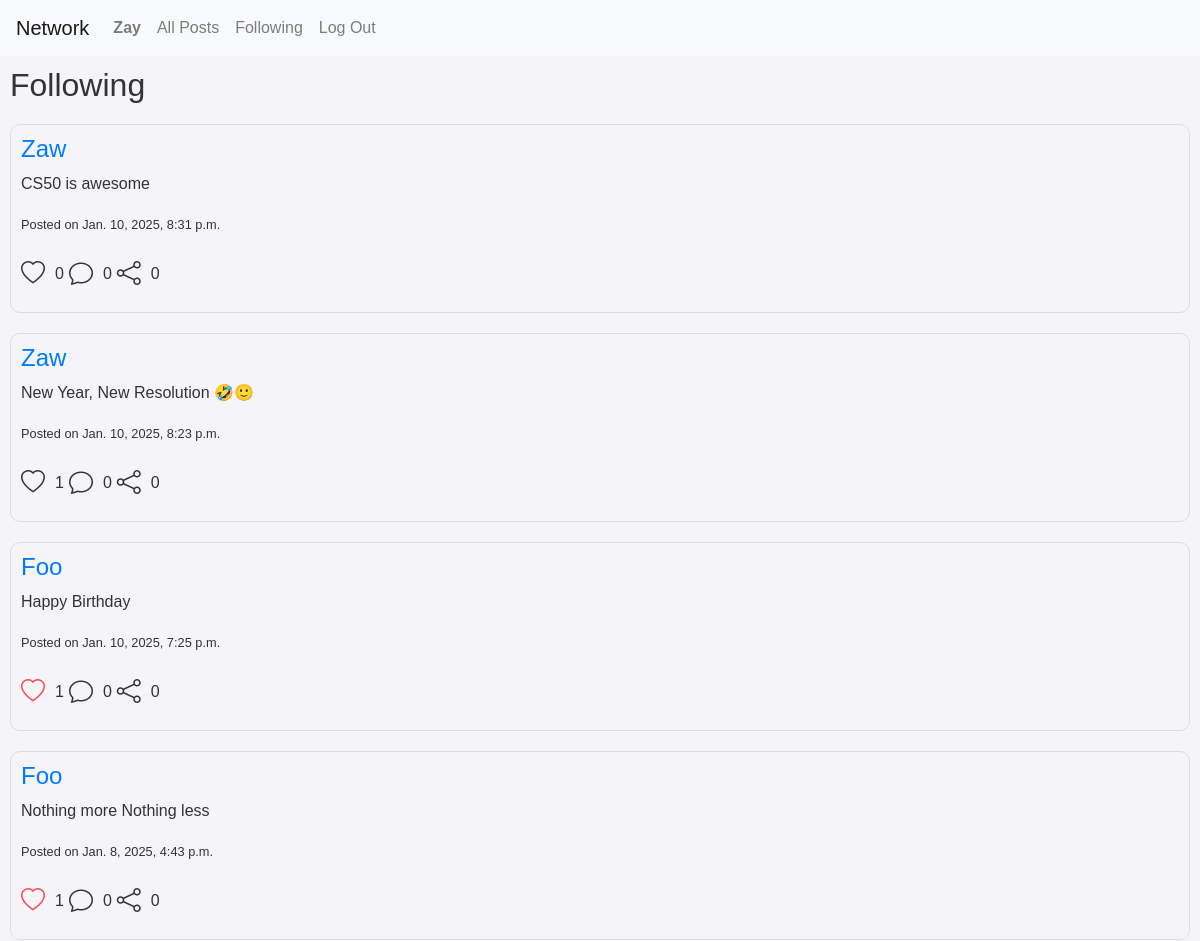
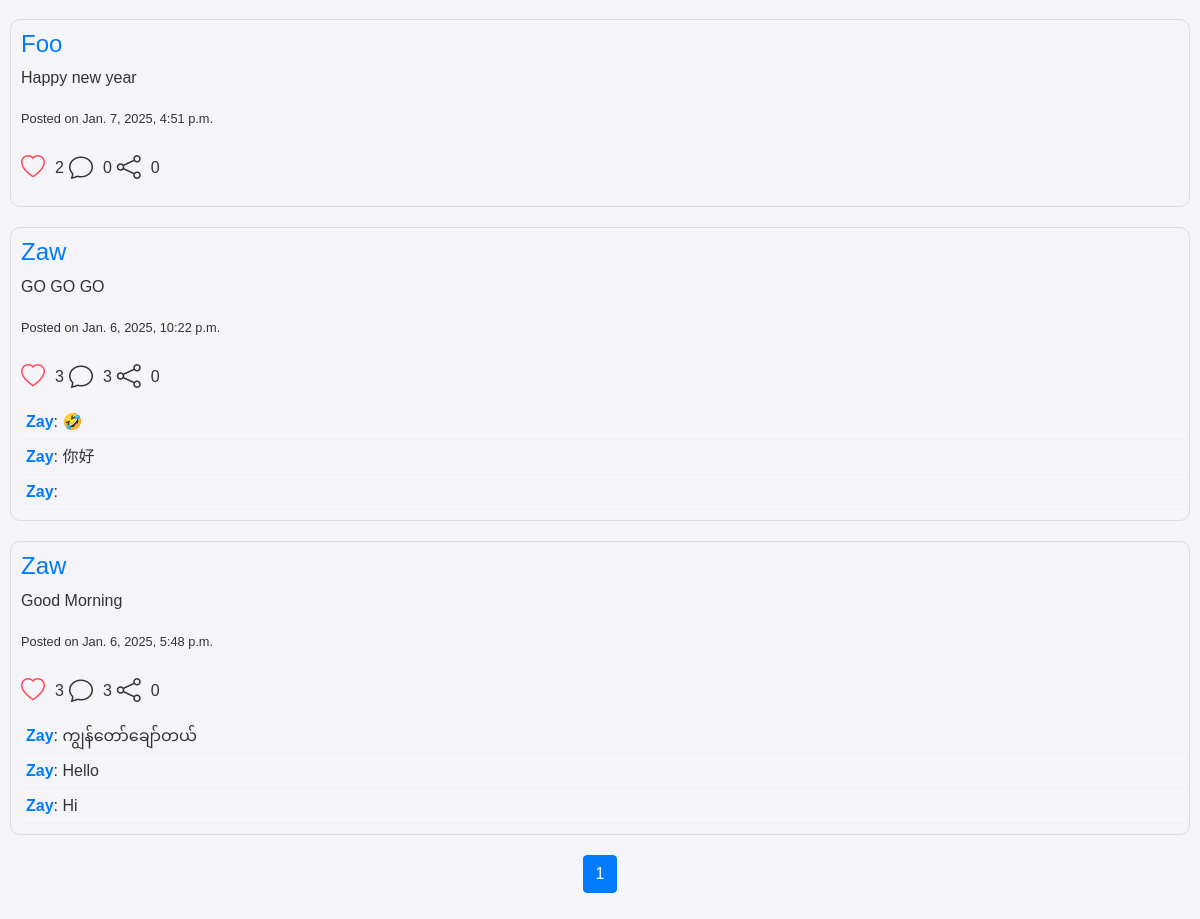
The app's page /following (signed in) with its own data (2 pictures, top to bottom).
### network/models.py (models this page shows)
class User(AbstractUser):
    pass

class Post(models.Model):
    userid = models.ForeignKey(User,on_delete=models.CASCADE)
    post = models.CharField(max_length=255)
    created_at = models.DateTimeField(auto_now_add=True)
    updated_at = models.DateTimeField(auto_now=True)
    like_count = models.IntegerField(default=0)
    like = models.ManyToManyField(User,related_name="liked",blank=True)
    comment_count = models.IntegerField(default=0)
    comments =models.ManyToManyField(Comment,related_name="post",blank=True)
    shares = models.IntegerField(default=0)

class Comment(models.Model):
    userid = models.ForeignKey(User,on_delete=models.CASCADE)
    comment = models.CharField(max_length=255)
    created_at = models.DateTimeField(auto_now_add=True)

### network/views.py (the view)
# urls.py: path("following",views.following,name="following"),
def following(request):
    if request.method == "GET":
        user = request.user
        following = Follow.objects.filter(follower=user)
        posts = Post.objects.filter(userid__in=following.values('following')).prefetch_related(
            Prefetch('comments', queryset=Comment.objects.order_by('-created_at'))
        ).order_by('-created_at')
        paginator  = Paginator(posts,10)
        page_number = request.GET.get('page',1)
        page_obj = paginator.get_page(page_number)
        return render(request, "network/following.html", {
            "posts": page_obj,
        })

### network/templates/network/following.html (shortened to what this page needs)
{% extends "network/layout.html" %}
{% block body %}
    <h2>Following</h2>
    {% for post in posts %}
    <div class="post" data-id ="{{ post.id }}">
      <div class="content">
        <h4><a href="{% url 'profile' username=post.userid %}">{{ post.userid }}</a></h4>
        <p>{{ post.post }}</p>
        <small>Posted on {{ post.created_at }}</small>
      </div>
      <div class="actions">
        {% if user in post.like.all %}
        <i class="bi bi-heart like-button liked" data-id="{{ post.id }}"></i>
        {% else %}
          <i class="bi bi-heart like-button" data-id="{{ post.id }}"></i>
        {% endif %}
        </i><span class="like-count count">{{ post.like_count  }}</span>
        <i class="bi bi-chat"></i><span class="comment-count count">{{post.comment_count }}</span>
        <i class="bi bi-share"></i><span class="share-count count">{{ post.shares }}</span>
      </div>
      <div class="comments">
        {% for comment in post.comments.all %}
        <div class="comment">
          <span class="username">{{ comment.userid }}</span>: {{ comment.comment }}
        </div>
      {% endfor %}
    </div>
    </div>
    {% endfor %}
    <nav aria-label="Page navigation example">
      <ul class="pagination justify-content-center">
        {% for i in posts.paginator.page_range %}
        <li class="page-item {% if posts.number == i %}active{% endif %}">
          <a class="page-link" href="?page={{ i }}">{{ i }}</a>
        </li>
        {% endfor %}
      </ul>
    </nav>
{% endblock %}

### network/templates/network/layout.html (shortened to what this page needs)
{% load static %}
<!DOCTYPE html>
<html lang="en">
    <head>
        <link rel="stylesheet" href="https://stackpath.bootstrapcdn.com/bootstrap/4.4.1/css/bootstrap.min.css">
        <link href="{% static 'network/styles.css' %}" rel="stylesheet">
        <link href="https://cdn.jsdelivr.net/npm/bootstrap-icons/font/bootstrap-icons.css" rel="stylesheet">
    </head>
    <body>
        <nav class="navbar navbar-expand-lg navbar-light bg-light">
            <a class="navbar-brand" href="#">Network</a>
            <div>
              <ul class="navbar-nav mr-auto">
                {% if user.is_authenticated %}
                    <li class="nav-item">
                        <a class="nav-link" href="{% url 'profile' username=user.username %}
                        "><strong id ="username">{{ user.username }}</strong></a>
                    </li>
                {% endif %}
                <li class="nav-item">
                  <a class="nav-link" href="{% url 'index' %}">All Posts</a>
                </li>
                {% if user.is_authenticated %}
                    <li class="nav-item">
                        <a class="nav-link" href="{% url 'following' %}">Following</a>
                    </li>
                    <li class="nav-item">
                        <a class="nav-link" href="{% url 'logout' %}">Log Out</a>
                    </li>
                {% endif %}
              </ul>
            </div>
          </nav>
        <div class="body">
            {% block body %}
            {% endblock %}
        </div>
    </body>
</html>

### network/static/network/styles.css (style rules this page uses)
.body { padding: 10px }
.post { position: relative; width: 100%; margin: 20px auto; border: 1px solid #ddd; border-radius: 10px; overflow: hidden; }
.post .actions { padding: 10px; display: flex; align-items: center; }
.post .actions i { font-size: 1.5rem; margin-right: 10px; cursor: pointer; transition: transform 0.2s; }
.post .actions .liked { color: #ff4757; }
.content { padding: 10px; }
.post .count { margin-right: 5px; }
.comments { padding-left: 10px ; max-height: 150px; overflow-y: auto; margin-bottom: 10px; }
.comment { padding: 5px; border-bottom: 1px solid #f0f0f0; }
.username { font-weight: bold; color: #007bff; }
.username { font-size: 16px; margin: 0 0 5px; }
body { margin: 0; font-family: Arial, sans-serif; background-color: #f4f4f9; color: #333; }

### records on screen
User: username "Zay"
Post: userid "Zaw", post "CS50 is awesome", created_at "Jan. 10, 2025, 8:31 p.m.", like_count "0", comment_count "0", shares "0"
Post: userid "Zaw", post "New Year, New Resolution 🤣🙂", created_at "Jan. 10, 2025, 8:23 p.m.", like_count "1", comment_count "0", shares "0"
Post: userid "Foo", post "Happy Birthday", created_at "Jan. 10, 2025, 7:25 p.m.", like_count "1", comment_count "0", shares "0"
Post: userid "Foo", post "Nothing more Nothing less", created_at "Jan. 8, 2025, 4:43 p.m.", like_count "1", comment_count "0", shares "0"
Post: userid "Foo", post "Happy new year", created_at "Jan. 7, 2025, 4:51 p.m.", like_count "2", comment_count "0", shares "0"
Post: userid "Zaw", post "GO GO GO", created_at "Jan. 6, 2025, 10:22 p.m.", like_count "3", comment_count "3", shares "0"
Comment: userid "Zay", comment "🤣"
Comment: userid "Zay", comment "你好"
Comment: userid "Zay"
Post: userid "Zaw", post "Good Morning", created_at "Jan. 6, 2025, 5:48 p.m.", like_count "3", comment_count "3", shares "0"
Comment: userid "Zay", comment "ကျွန်တော်ချော်တယ်"
Comment: userid "Zay", comment "Hello"
Comment: userid "Zay", comment "Hi"

### other values on screen
{{ i }} "1"
